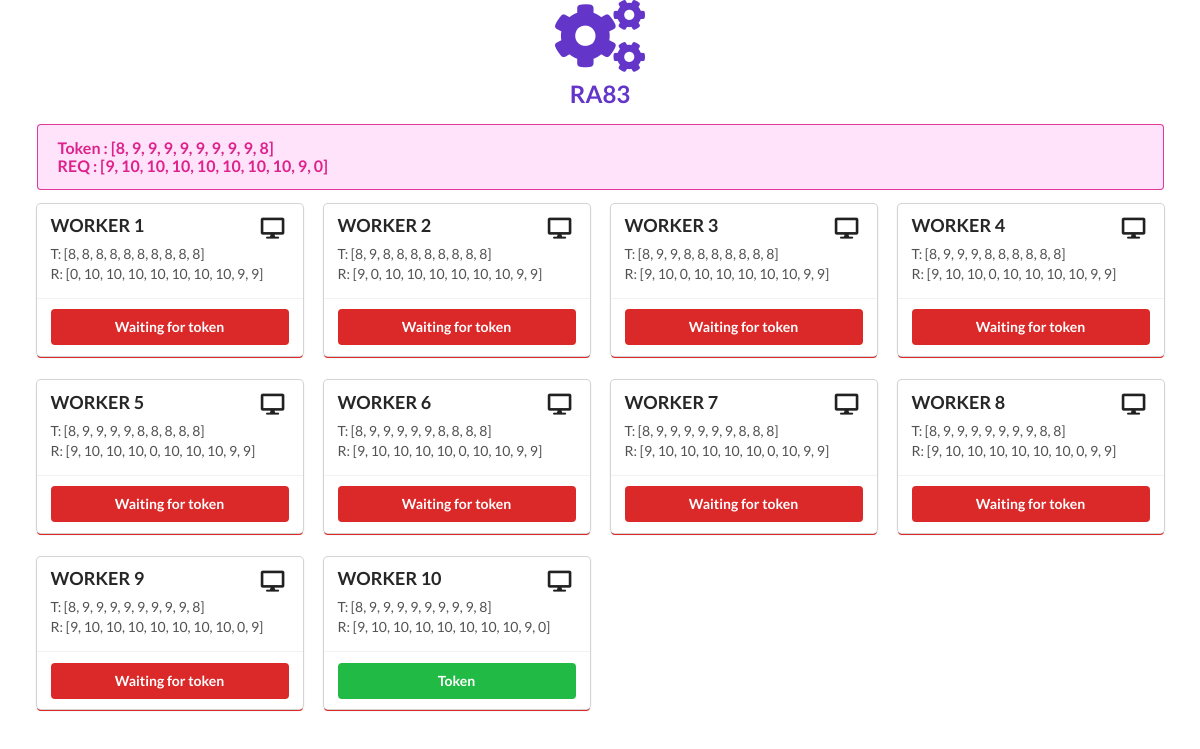
Before: / with the older database file.
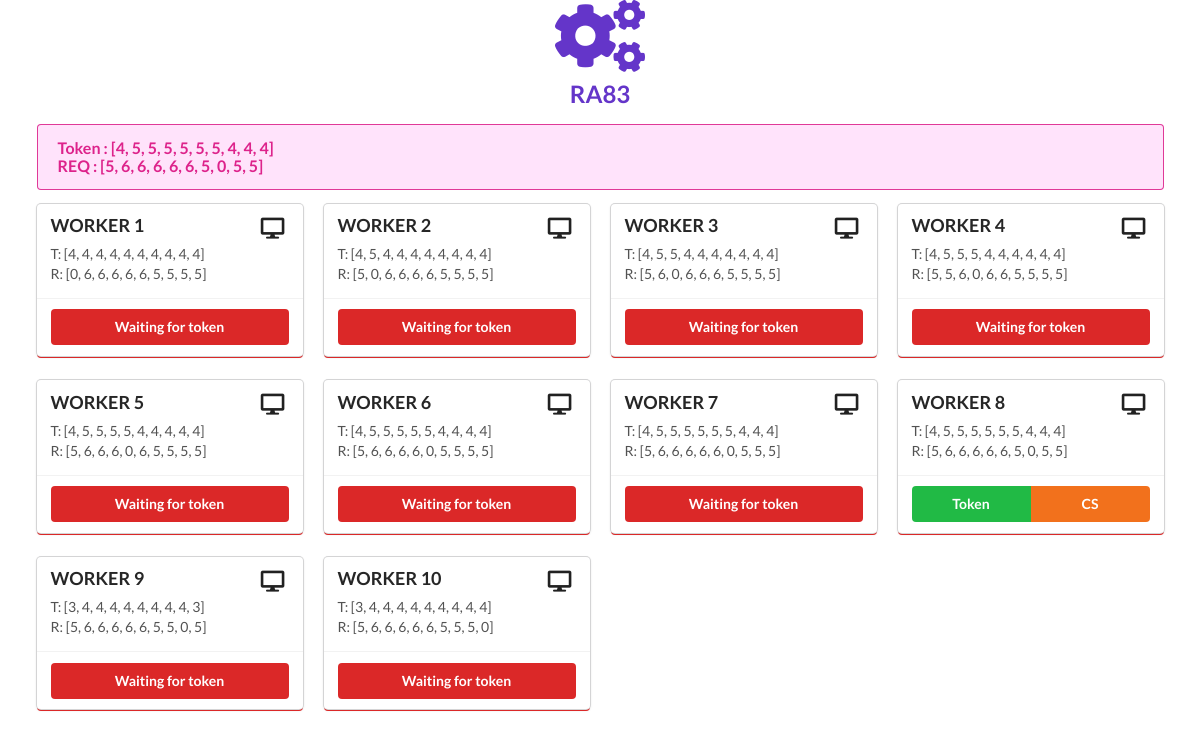
After: the same page with the newer database file.
### wdog/models.py (models this page shows)
class Worker(models.Model):
    has_token = models.BooleanField(default=False)
    token = models.CharField(max_length=100, blank=True)
    req = models.CharField(max_length=100, blank=True)
    in_sc = models.BooleanField(default=False)

### wdog/views.py (the view)
# urls.py: 2. Add a URL to urlpatterns:  path('', views.home, name='home')
def home(request):
    if request.method == 'GET':
        workers = Worker.objects.all()
        try:
            worker_t = workers.filter(has_token=True)[0]
        except IndexError:
            worker_t = None
        return render(request, 'wdog/home.html', {'workers': workers, 'worker_t': worker_t})
    raise Http404

### wdog/templates/wdog/home.html (shortened to what this page needs)
<!DOCTYPE html>
<html xmlns="http://www.w3.org/1999/html">
<head>
    {% load static %}
    <link rel="stylesheet" href="https://cdn.jsdelivr.net/npm/semantic-ui@2.4.2/dist/semantic.min.css">
</head>
<body>
<div class="ui blue container">
    <h2 class="ui center aligned violet icon header">
      <i class="settings icon"></i>
      <div class="content">
        RA83
      </div>
    </h2>
    <div class="ui pink message">
      <div id="global-token" class="header">
        Token : [{{ worker_t.token }}]
      </div>
        <div id="global-req" class="header">
        REQ : [{{ worker_t.req }}]
      </div>
    </div>
    <div class="ui four cards">
        {% for worker in workers %}
            <div class="red card">
                <div class="content">
                    <i class="right floated desktop large icon"></i>
                    <div class="header">
                        WORKER {{ worker.id }}
                    </div>
                    <div id="{{ worker.id }}-T" class="description">
                        T: [{{ worker.token }}]
                    </div>
                    <div id="{{ worker.id }}-R" class="description">
                        R: [{{ worker.req }}]
                    </div>
                </div>
                <div class="extra content">
                <div id="{{ worker.id }}-default-buttons" class="ui two buttons" hidden>
                    {% if worker.has_token %}
                    <div class="ui green button">Token</div>
                        {% if worker.in_sc %}
                        <div class="ui orange button">CS</div>
                        {% endif %}
                    {% else %}
                    <div class="ui red button">Waiting for token</div>
                    {% endif %}
                </div>
                </div>
            </div>
        {% endfor %}
    </div>
</div>
</body>
</html>

Changed rows visible on the page:
changed Worker id 8: token "8, 9, 9, 9, 9, 9, 9, 9, 8, 8" → "4, 5, 5, 5, 5, 5, 5, 4, 4, 4"; req "9, 10, 10, 10, 10, 10, 10, 0, 9, 9" → "5, 6, 6, 6, 6, 6, 5, 0, 5, 5"; has_token "Waiting for token" → "Token CS"
changed Worker id 1: token "8, 8, 8, 8, 8, 8, 8, 8, 8, 8" → "4, 4, 4, 4, 4, 4, 4, 4, 4, 4"; req "0, 10, 10, 10, 10, 10, 10, 10, 9, 9" → "0, 6, 6, 6, 6, 6, 5, 5, 5, 5"
changed Worker id 2: token "8, 9, 8, 8, 8, 8, 8, 8, 8, 8" → "4, 5, 4, 4, 4, 4, 4, 4, 4, 4"; req "9, 0, 10, 10, 10, 10, 10, 10, 9, 9" → "5, 0, 6, 6, 6, 6, 5, 5, 5, 5"
changed Worker id 3: token "8, 9, 9, 8, 8, 8, 8, 8, 8, 8" → "4, 5, 5, 4, 4, 4, 4, 4, 4, 4"; req "9, 10, 0, 10, 10, 10, 10, 10, 9, 9" → "5, 6, 0, 6, 6, 6, 5, 5, 5, 5"
changed Worker id 4: token "8, 9, 9, 9, 8, 8, 8, 8, 8, 8" → "4, 5, 5, 5, 4, 4, 4, 4, 4, 4"; req "9, 10, 10, 0, 10, 10, 10, 10, 9, 9" → "5, 5, 6, 0, 6, 6, 5, 5, 5, 5"
changed Worker id 5: token "8, 9, 9, 9, 9, 8, 8, 8, 8, 8" → "4, 5, 5, 5, 5, 4, 4, 4, 4, 4"; req "9, 10, 10, 10, 0, 10, 10, 10, 9, 9" → "5, 6, 6, 6, 0, 6, 5, 5, 5, 5"
changed Worker id 6: token "8, 9, 9, 9, 9, 9, 8, 8, 8, 8" → "4, 5, 5, 5, 5, 5, 4, 4, 4, 4"; req "9, 10, 10, 10, 10, 0, 10, 10, 9, 9" → "5, 6, 6, 6, 6, 0, 5, 5, 5, 5"
changed Worker id 7: token "8, 9, 9, 9, 9, 9, 9, 8, 8, 8" → "4, 5, 5, 5, 5, 5, 5, 4, 4, 4"; req "9, 10, 10, 10, 10, 10, 0, 10, 9, 9" → "5, 6, 6, 6, 6, 6, 0, 5, 5, 5"
changed Worker id 9: token "8, 9, 9, 9, 9, 9, 9, 9, 9, 8" → "3, 4, 4, 4, 4, 4, 4, 4, 4, 3"; req "9, 10, 10, 10, 10, 10, 10, 10, 0, 9" → "5, 6, 6, 6, 6, 6, 5, 5, 0, 5"
changed Worker id 10: token "8, 9, 9, 9, 9, 9, 9, 9, 9, 8" → "3, 4, 4, 4, 4, 4, 4, 4, 4, 4"; req "9, 10, 10, 10, 10, 10, 10, 10, 9, 0" → "5, 6, 6, 6, 6, 6, 5, 5, 5, 0"; has_token "Token" → "Waiting for token"
Other visible differences:
{{ worker_t.token }}: "8, 9, 9, 9, 9, 9, 9, 9, 9, 8" → "4, 5, 5, 5, 5, 5, 5, 4, 4, 4"
{{ worker_t.req }}: "9, 10, 10, 10, 10, 10, 10, 10, 9, 0" → "5, 6, 6, 6, 6, 6, 5, 0, 5, 5"
